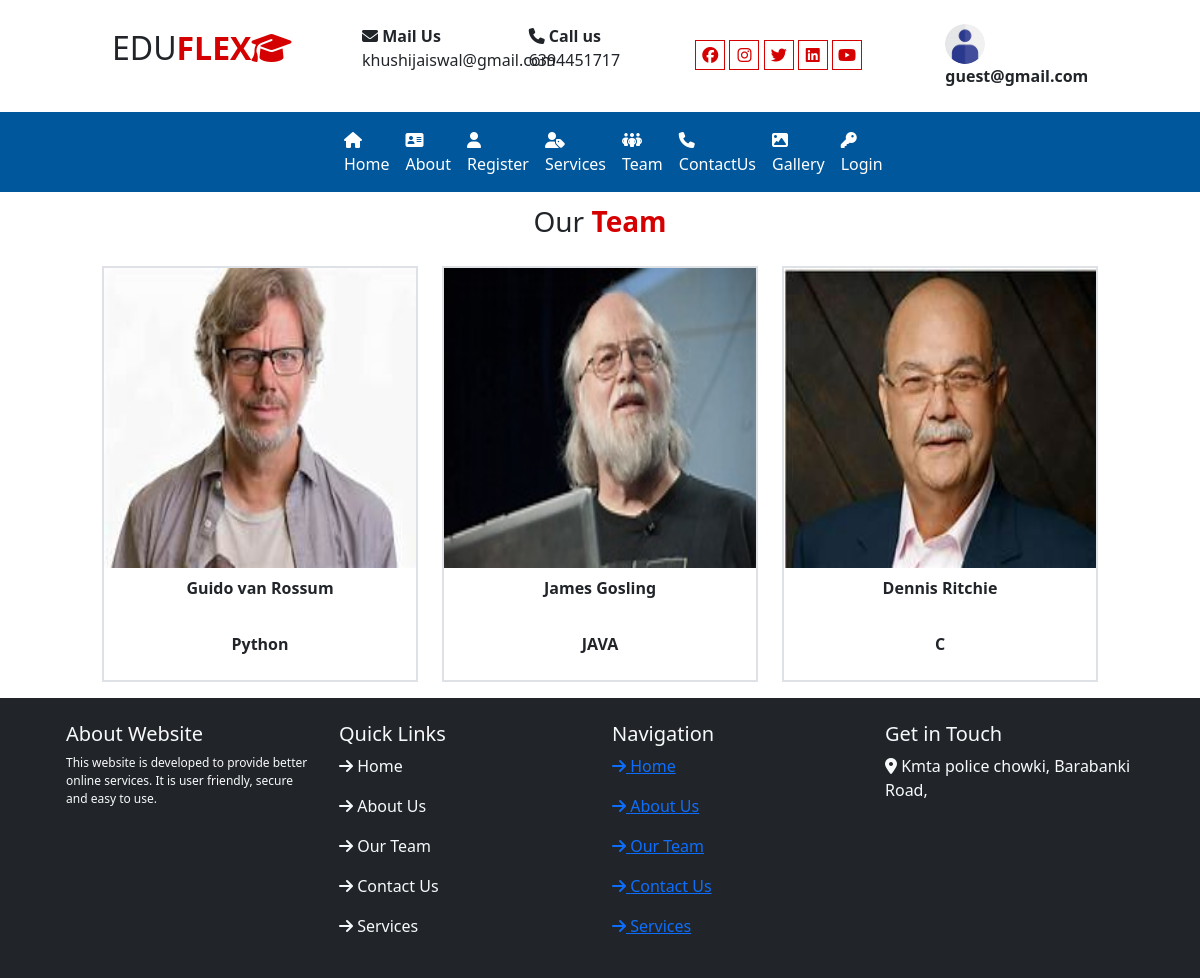
Page /team/ on the committed database.
### user/models.py (models this page shows)
class tblteam(models.Model):
    title=models.CharField(max_length=50)
    picture=models.ImageField(upload_to="static/gallery/",null=True)
    language=models.CharField(max_length=70,null=True)

### user/views.py (the view)
# urls.py: path("team/",views.team),
def team(request):
    data=tblteam.objects.all()
    n={"tea":data}
    return render(request,"team.html",n)

### templates/team.html (shortened to what this page needs)
{% extends 'base.html' %}
{% load static %}
{% block content %}
    <div class="row team py-2">
        <p class="text-center fs-3">Our <b class="text-mycolor1">Team</b></p>
      <div class="col-sm-10 mx-auto">
        <div class="row py-2">
          {% for n in tea %}
          <div class="col-sm-4">
          <div class="card-shadow-lg  border border-2">
            <img src="../{{n.picture}}" class="card-img-top"/>
            <p class="py-2 text-center fw-bold p-0">{{n.title}}</p>
            <p class="py-2 text-center fw-bold p-0">{{n.language}}</p>
          </div>
           </div>
        {% endfor%}
        </div>
      </div>
    </div>
{% endblock %}

### templates/team.html (style rules this page uses)
img { height: 300px; width:80px; }

### rows in the picture
tblteam: picture (picture), title "Guido van Rossum", language "Python"
tblteam: picture (picture), title "James Gosling", language "JAVA"
tblteam: picture (picture), title "Dennis Ritchie", language "C"
